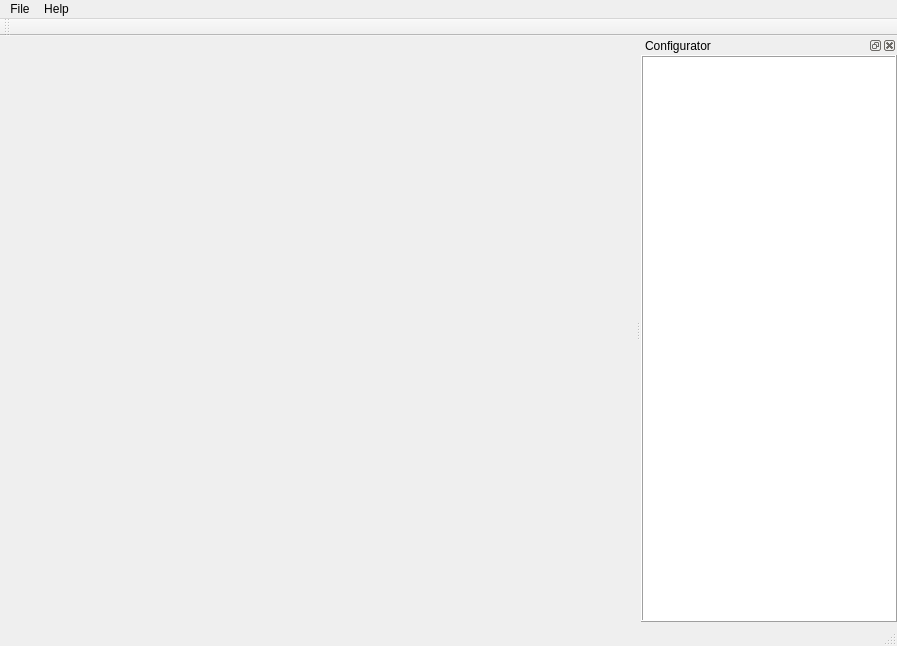
<?xml version="1.0" encoding="UTF-8"?>
<ui version="4.0">
 <class>window_main_Class</class>
 <widget class="QMainWindow" name="window_main_Class">
  <property name="geometry">
   <rect>
    <x>0</x>
    <y>0</y>
    <width>897</width>
    <height>646</height>
   </rect>
  </property>
  <property name="windowTitle">
   <string>window_main</string>
  </property>
  <widget class="QWidget" name="centralWidget">
   <layout class="QGridLayout" name="gridLayout">
    <item row="0" column="0">
     <widget class="QWidget" name="Viewport" native="true"/>
    </item>
   </layout>
  </widget>
  <widget class="QToolBar" name="mainToolBar">
   <attribute name="toolBarArea">
    <enum>TopToolBarArea</enum>
   </attribute>
   <attribute name="toolBarBreak">
    <bool>false</bool>
   </attribute>
  </widget>
  <widget class="QStatusBar" name="statusBar"/>
  <widget class="QDockWidget" name="parameter">
   <property name="autoFillBackground">
    <bool>false</bool>
   </property>
   <property name="windowTitle">
    <string>Configurator</string>
   </property>
   <attribute name="dockWidgetArea">
    <number>2</number>
   </attribute>
   <widget class="QWidget" name="content">
    <property name="sizePolicy">
     <sizepolicy hsizetype="Preferred" vsizetype="Preferred">
      <horstretch>0</horstretch>
      <verstretch>0</verstretch>
     </sizepolicy>
    </property>
    <property name="maximumSize">
     <size>
      <width>368</width>
      <height>567</height>
     </size>
    </property>
    <layout class="QHBoxLayout" name="horizontalLayout">
     <property name="leftMargin">
      <number>0</number>
     </property>
     <property name="topMargin">
      <number>0</number>
     </property>
     <property name="rightMargin">
      <number>0</number>
     </property>
     <property name="bottomMargin">
      <number>0</number>
     </property>
     <item>
      <widget class="QTreeView" name="configurator">
       <property name="sizePolicy">
        <sizepolicy hsizetype="Preferred" vsizetype="Preferred">
         <horstretch>0</horstretch>
         <verstretch>0</verstretch>
        </sizepolicy>
       </property>
       <property name="contextMenuPolicy">
        <enum>Qt::DefaultContextMenu</enum>
       </property>
       <property name="layoutDirection">
        <enum>Qt::LeftToRight</enum>
       </property>
       <property name="frameShape">
        <enum>QFrame::Box</enum>
       </property>
       <property name="frameShadow">
        <enum>QFrame::Raised</enum>
       </property>
      </widget>
     </item>
    </layout>
   </widget>
  </widget>
  <widget class="QMenuBar" name="menuBar">
   <property name="geometry">
    <rect>
     <x>0</x>
     <y>0</y>
     <width>897</width>
     <height>22</height>
    </rect>
   </property>
   <widget class="QMenu" name="menuFile">
    <property name="title">
     <string>File</string>
    </property>
   </widget>
   <widget class="QMenu" name="menuHelp">
    <property name="title">
     <string>Help</string>
    </property>
   </widget>
   <addaction name="menuFile"/>
   <addaction name="menuHelp"/>
  </widget>
  <action name="actionPrint">
   <property name="text">
    <string>Print</string>
   </property>
  </action>
 </widget>
 <layoutdefault spacing="6" margin="11"/>
 <resources>
  <include location="window_main.qrc"/>
 </resources>
 <connections/>
</ui>
